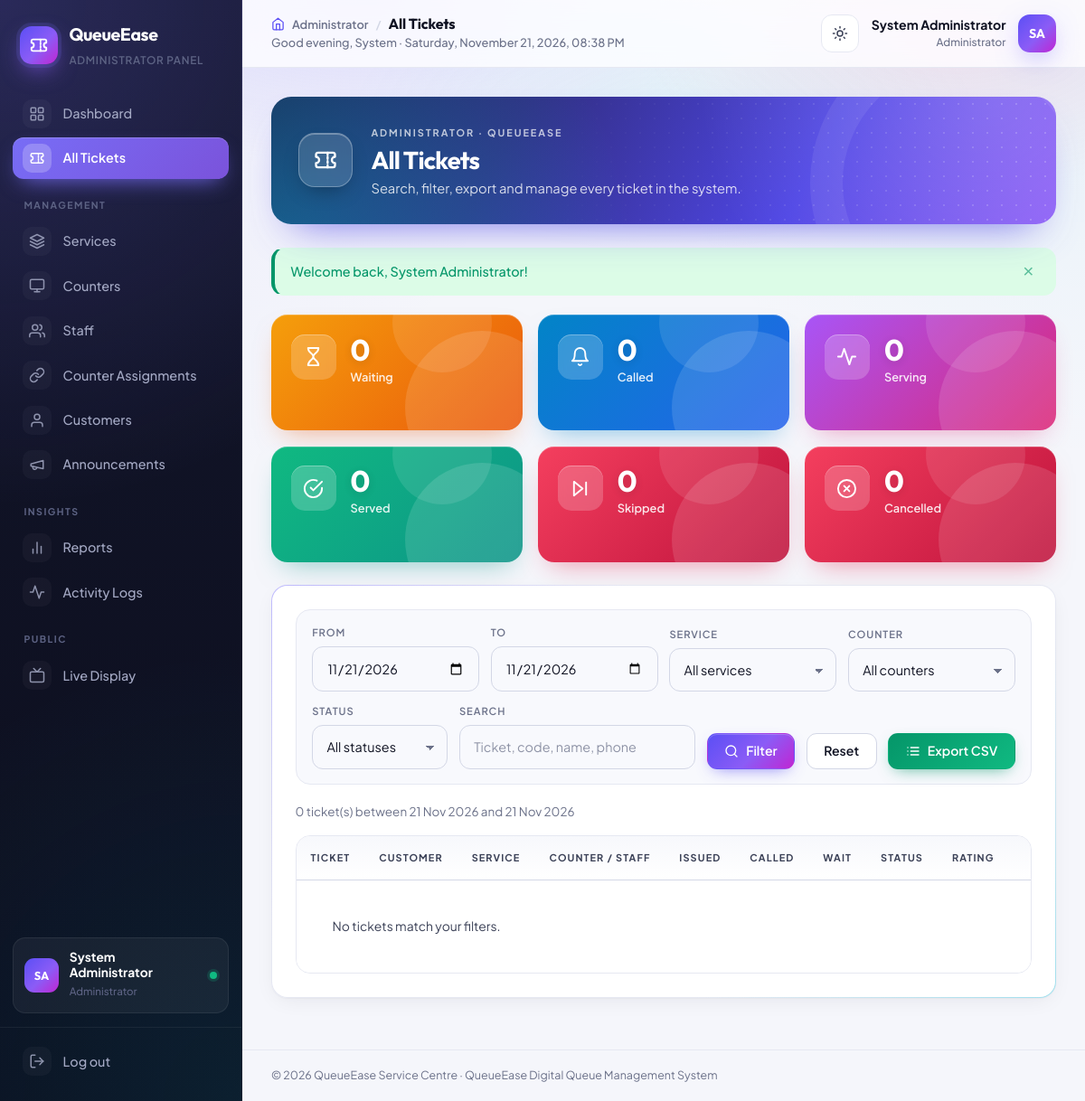
Screenshot of /admin/tickets.php (signed in) with the database file from the repository.
### tables this page shows
CREATE TABLE users (
    id              INT UNSIGNED NOT NULL AUTO_INCREMENT,
    full_name       VARCHAR(100) NOT NULL,
    email           VARCHAR(150) NOT NULL,
    phone           VARCHAR(20)  DEFAULT NULL,
    password_hash   VARCHAR(255) NOT NULL,
    role            ENUM('admin','staff','customer') NOT NULL DEFAULT 'customer',
    is_active       TINYINT(1)   NOT NULL DEFAULT 1,
    last_login_at   DATETIME     DEFAULT NULL,
    created_at      TIMESTAMP    NOT NULL DEFAULT CURRENT_TIMESTAMP,
    updated_at      TIMESTAMP    NOT NULL DEFAULT CURRENT_TIMESTAMP ON UPDATE CURRENT_TIMESTAMP,
    PRIMARY KEY (id),
    UNIQUE KEY uq_users_email (email),
    KEY idx_users_role (role)
);

### includes/functions.php (called while the page is built, shortened)
<?php
function e($value): string
{
    return htmlspecialchars((string) ($value ?? ''), ENT_QUOTES, 'UTF-8');
}
function url(string $path = ''): string
{
    return BASE_URL . '/' . ltrim($path, '/');
}
function get_flashes(): array
{
    $flashes = $_SESSION['flash'] ?? [];
    return $flashes;
}
function get(string $key, string $default = ''): string
{
    $value = $_GET[$key] ?? $default;
    return is_string($value) ? trim($value) : $default;
}
function int_param(string $key, string $source = 'any'): int
{
    if ($source === 'post') {
        $value = $_POST[$key] ?? 0;
    } elseif ($source === 'get') {
        $value = $_GET[$key] ?? 0;
    } else {
        $value = $_POST[$key] ?? $_GET[$key] ?? 0;
    }
    $int = filter_var($value, FILTER_VALIDATE_INT, ['options' => ['min_range' => 1]]);
    return $int === false ? 0 : (int) $int;
}
function valid_date(string $date): bool
{
    $d = DateTime::createFromFormat('Y-m-d', $date);
    return $d !== false && $d->format('Y-m-d') === $date;
}
function format_datetime(?string $value, string $format = 'd M Y, h:i A'): string
{
    return date($format, strtotime($value));
}
function paginate(int $totalRows, int $perPage = ITEMS_PER_PAGE): array
{
    $pages = max(1, (int) ceil($totalRows / $perPage));
    $page  = min(max(1, int_param('page', 'get') ?: 1), $pages);
    return [
        'page'   => $page,
        'pages'  => $pages,
        'offset' => ($page - 1) * $perPage,
        'limit'  => $perPage,
        'total'  => $totalRows,
    ];
}

### includes/auth.php (called while the page is built, shortened)
<?php
function current_user(): ?array
{
    return $_SESSION['user'] ?? null;
}
function is_logged_in(): bool
{
    return !empty($_SESSION['user']['id']);
}
function require_login(bool $json = false): array
{
    $stmt = db()->prepare('SELECT id, full_name, email, role, is_active FROM users WHERE id = ?');
    $stmt->execute([$_SESSION['user']['id']]);
    return $_SESSION['user'];
}
function require_role($roles, bool $json = false): array
{
    $user  = require_login($json);
    return $user;
}

### config/database.php (called while the page is built)
<?php
function db(): PDO
{
    static $pdo = null;
    if ($pdo === null) {
        $dsn = 'mysql:host=' . DB_HOST . ';port=' . DB_PORT . ';dbname=' . DB_NAME . ';charset=utf8mb4';
        $options = [
            PDO::ATTR_ERRMODE            => PDO::ERRMODE_EXCEPTION,
            PDO::ATTR_DEFAULT_FETCH_MODE => PDO::FETCH_ASSOC,
            PDO::ATTR_EMULATE_PREPARES   => false,
        ];
        try {
            $pdo = new PDO($dsn, DB_USER, DB_PASS, $options);
            $offset = (new DateTime('now'))->format('P');
            $pdo->exec("SET time_zone = '" . $offset . "'");
        } catch (PDOException $e) {
            http_response_code(500);
            $message = APP_DEBUG
                ? 'Database connection failed: ' . $e->getMessage()
                : 'Database connection failed. Please contact the administrator.';
            exit('<div style="font-family:sans-serif;padding:2rem;color:#b91c1c">'
                . htmlspecialchars($message, ENT_QUOTES, 'UTF-8')
                . '<br><small>Check that MySQL is running in XAMPP and that the database "'
                . htmlspecialchars(DB_NAME, ENT_QUOTES, 'UTF-8') . '" has been imported.</small></div>');
        }
    }
    return $pdo;
}

### includes/queue_functions.php (called while the page is built, shortened)
<?php
function ticket_select_sql(): string
{
    return "SELECT t.*, s.name AS service_name, s.prefix, c.name AS counter_name, c.location AS counter_location,
                   cu.full_name AS customer_name, cu.phone AS customer_phone, cu.is_guest,
                   u.full_name AS staff_name,
                   fb.rating AS feedback_rating, fb.comment AS feedback_comment
              FROM queue_tickets t
              LEFT JOIN service_feedback fb ON fb.ticket_id = t.id
              JOIN services s       ON s.id = t.service_id
              LEFT JOIN counters c  ON c.id = t.counter_id
              LEFT JOIN customers cu ON cu.id = t.customer_id
              LEFT JOIN users u     ON u.id = t.served_by";
}

### admin/tickets.php (the view, shortened to what this page needs)
<?php
require_role('admin');
$pdo = db();
$statuses = ['waiting', 'called', 'serving', 'served', 'skipped', 'cancelled'];
$from      = valid_date(get('from')) ? get('from') : date('Y-m-d');
$to        = valid_date(get('to')) ? get('to') : date('Y-m-d');
$q         = get('q');
$where  = ['t.ticket_date BETWEEN ? AND ?'];
$params = [$from, $to];
$whereSql = implode(' AND ', $where);
$stmt = $pdo->prepare(
    "SELECT t.status, COUNT(*) AS total FROM queue_tickets t LEFT JOIN customers cu ON cu.id = t.customer_id
      WHERE $whereSql GROUP BY t.status"
);
$stmt->execute($params);
$counts = $stmt->fetchAll(PDO::FETCH_KEY_PAIR);
$pager  = paginate((int) array_sum($counts));
$stmt = $pdo->prepare(ticket_select_sql() . " WHERE $whereSql ORDER BY t.created_at DESC, t.id DESC LIMIT {$pager['limit']} OFFSET {$pager['offset']}");
$stmt->execute($params);
$tickets = $stmt->fetchAll();
$pageTitle  = 'All Tickets';
$activeMenu = 'tickets';
require __DIR__ . '/../includes/header.php';
?>
<div class="stats-grid">
    <?php
    $tones = ['waiting' => 'warning', 'called' => 'info', 'serving' => 'purple', 'served' => 'success', 'skipped' => 'danger', 'cancelled' => 'danger'];
    $icons = ['waiting' => 'hourglass', 'called' => 'bell', 'serving' => 'activity', 'served' => 'check-circle', 'skipped' => 'skip', 'cancelled' => 'x-circle'];
    foreach ($statuses as $s): ?>
        <div class="stat-card"><span class="stat-icon tone-<?= $tones[$s] ?>"><?= icon($icons[$s]) ?></span><div><div class="stat-value"><?= (int) ($counts[$s] ?? 0) ?></div><div class="stat-label"><?= ucfirst($s) ?></div></div></div>
    <?php endforeach; ?>
</div>
<div class="card">
    <form class="filter-bar" method="get">
        <div class="form-group"><label for="from">From</label><input type="date" id="from" name="from" class="form-control" value="<?= e($from) ?>"></div>
        <div class="form-group"><label for="to">To</label><input type="date" id="to" name="to" class="form-control" value="<?= e($to) ?>"></div>
        <div class="form-group">
            <label for="service">Service</label>
            <select id="service" name="service" class="form-control">
                <option value="">All services</option>
            </select>
        </div>
        <div class="form-group">
            <label for="counter">Counter</label>
            <select id="counter" name="counter" class="form-control">
                <option value="">All counters</option>
            </select>
        </div>
        <div class="form-group">
            <label for="status">Status</label>
            <select id="status" name="status" class="form-control">
                <option value="">All statuses</option>
            </select>
        </div>
        <div class="form-group grow"><label for="q">Search</label><input type="search" id="q" name="q" class="form-control" value="<?= e($q) ?>" placeholder="Ticket, code, name, phone"></div>
        <button class="btn btn-primary" type="submit"><?= icon('search') ?> Filter</button>
        <a class="btn btn-outline" href="<?= url('admin/tickets.php') ?>">Reset</a>
        <a class="btn btn-success" href="?<?= e(http_build_query(array_merge($_GET, ['export' => 'csv', 'page' => null]))) ?>"><?= icon('list') ?> Export CSV</a>
    </form>
    <p class="small muted"><?= (int) $pager['total'] ?> ticket(s) between <?= e(format_datetime($from, 'd M Y')) ?> and <?= e(format_datetime($to, 'd M Y')) ?></p>
    <div class="table-responsive">
        <table class="table">
            <thead><tr><th>Ticket</th><th>Customer</th><th>Service</th><th>Counter / Staff</th><th>Issued</th><th>Called</th><th>Wait</th><th>Status</th><th>Rating</th><th></th></tr></thead>
            <tbody>
            <?php if (!$tickets): ?>
                <tr><td colspan="10" class="table-empty">No tickets match your filters.</td></tr>
            <?php endif; ?>
            </tbody>
        </table>
    </div>
</div>
<?php require __DIR__ . '/../includes/footer.php'; ?>

### includes/header.php (shortened to what this page needs)
<?php
$pageTitle  = $pageTitle ?? 'Dashboard';
$activeMenu = $activeMenu ?? '';
$user       = current_user();
$role       = $user['role'] ?? '';
$menus = [
    'admin' => [
        ['dashboard',     'Dashboard',       'admin/dashboard.php',      'dashboard'],
        ['tickets',       'All Tickets',     'admin/tickets.php',        'ticket'],
        ['section',       'Management'],
        ['services',      'Services',        'admin/services.php',       'layers'],
        ['counters',      'Counters',        'admin/counters.php',       'monitor'],
        ['staff',         'Staff',           'admin/staff.php',          'users'],
        ['assignments',   'Counter Assignments', 'admin/assignments.php', 'link'],
        ['customers',     'Customers',       'admin/customers.php',      'user'],
        ['announcements', 'Announcements',   'admin/announcements.php',  'megaphone'],
        ['section',       'Insights'],
        ['reports',       'Reports',         'reports/index.php',        'chart'],
        ['logs',          'Activity Logs',   'admin/activity_logs.php',  'activity'],
        ['section',       'Public'],
        ['display',       'Live Display',    'public/display.php',       'tv', true],
    ],
    'staff' => [
        ['dashboard', 'Counter Console',   'staff/dashboard.php', 'counter'],
        ['waiting',   'Waiting Customers', 'staff/waiting.php',   'list'],
        ['history',   'Service History',   'staff/history.php',   'history'],
        ['section',   'Public'],
        ['display',   'Live Display',      'public/display.php',  'tv', true],
    ],
    'customer' => [
        ['dashboard', 'My Dashboard',     'customer/dashboard.php',  'dashboard'],
        ['services',  'Get a Ticket',     'customer/get_ticket.php', 'ticket'],
        ['history',   'My Ticket History', 'customer/history.php',   'history'],
        ['section',   'Public'],
        ['display',   'Live Display',     'public/display.php',      'tv', true],
    ],
];
$roleLabels = ['admin' => 'Administrator', 'staff' => 'Staff', 'customer' => 'Customer'];
$pageIcon = 'dashboard';
foreach ($menus[$role] ?? [] as $item) {
    if ($item[0] === $activeMenu && isset($item[3])) {
        $pageIcon = $item[3];
    }
}
$subtitles = [
    'admin' => [
        'tickets'       => 'Search, filter, export and manage every ticket in the system.',
        'services'      => 'Create the services customers can queue for and set their ticket prefixes.',
        'counters'      => 'Open, close and organise the service points that call customers.',
        'staff'         => 'Register staff accounts and control who can serve customers.',
        'assignments'   => 'Decide which staff member works at which counter.',
        'customers'     => 'Manage registered and walk-in customers.',
        'announcements' => 'Publish notices for the live display and customer pages.',
        'reports'       => 'Measure waiting times, service performance and customer satisfaction.',
        'logs'          => 'A complete audit trail of logins, changes and queue actions.',
    ],
    'staff' => [
        'waiting' => 'Everyone waiting for your services today, in order.',
        'history' => 'Every customer you have called, served or skipped.',
    ],
    'customer' => [
        'services' => 'Choose a service and join the queue in one click.',
        'history'  => 'All your tickets, past and present.',
    ],
];
$pageSubtitle = $pageSubtitle ?? ($subtitles[$role][$activeMenu] ?? '');
$showPageHero = $activeMenu !== 'dashboard' && empty($hidePageHero);
$initials   = strtoupper(implode('', array_map(fn($w) => mb_substr($w, 0, 1), array_slice(explode(' ', $user['name'] ?? 'U'), 0, 2))));
?>
<!DOCTYPE html>
<html lang="en">
<head>
    <link rel="stylesheet" href="<?= url('assets/css/style.css') ?>">
    <link rel="stylesheet" href="<?= url('assets/css/print.css') ?>" media="print">
</head>
<body class="app-body role-<?= e($role) ?>">
<div class="app-shell">
    <aside class="sidebar" id="sidebar">
        <div class="sidebar-brand">
            <span class="brand-logo"><?= icon('ticket') ?></span>
            <div>
                <strong><?= e(APP_NAME) ?></strong>
                <small><?= e($roleLabels[$role] ?? '') ?> Panel</small>
            </div>
        </div>
        <nav class="sidebar-nav">
            <?php foreach ($menus[$role] ?? [] as $item): ?>
                <?php if ($item[0] === 'section'): ?>
                    <div class="nav-section"><?= e($item[1]) ?></div>
                <?php else: ?>
                    <a href="<?= url($item[2]) ?>" class="nav-link<?= $activeMenu === $item[0] ? ' active' : '' ?>"<?= !empty($item[4]) ? ' target="_blank" rel="noopener"' : '' ?>>
                        <?= icon($item[3]) ?><span><?= e($item[1]) ?></span>
                    </a>
                <?php endif; ?>
            <?php endforeach; ?>
        </nav>
        <div class="sidebar-profile">
            <span class="avatar"><?= e($initials) ?></span>
            <div><strong><?= e($user['name'] ?? '') ?></strong><small><?= e($roleLabels[$role] ?? '') ?></small></div>
            <span class="status-dot" title="Online"></span>
        </div>
        <form method="post" action="<?= url('logout.php') ?>" class="sidebar-logout">
            <button type="submit" class="nav-link nav-button"><?= icon('logout') ?><span>Log out</span></button>
        </form>
    </aside>
    <div class="main-area">
        <header class="topbar">
            <div class="topbar-title">
                <div class="crumbs"><?= icon('home', 'icon crumb-icon') ?><span><?= e($roleLabels[$role] ?? '') ?></span><span class="crumb-sep">/</span><h1><?= e($pageTitle) ?></h1></div>
                <span class="topbar-date"><span data-greeting data-name="<?= e(explode(' ', $user['name'] ?? '')[0]) ?>"></span><span data-live-clock><?= e(date('l, d F Y')) ?></span></span>
            </div>
            <div class="topbar-user">
                <button class="icon-btn theme-toggle" type="button" data-theme-toggle aria-label="Switch light or dark mode" title="Light / dark mode">
                    <?= icon('sun', 'icon icon-sun') ?><?= icon('moon', 'icon icon-moon') ?>
                </button>
                <div class="user-meta">
                    <strong><?= e($user['name'] ?? '') ?></strong>
                    <small><?= e($roleLabels[$role] ?? '') ?></small>
                </div>
                <span class="avatar"><?= e($initials) ?></span>
            </div>
        </header>
        <main class="content">
            <?php if ($showPageHero): ?>
                <section class="page-hero">
                    <span class="page-hero-icon"><?= icon($pageIcon) ?></span>
                    <div class="page-hero-text">
                        <span class="page-hero-eyebrow"><?= e($roleLabels[$role] ?? '') ?> &middot; <?= e(APP_NAME) ?></span>
                        <h2><?= e($pageTitle) ?></h2>
                        <?php if ($pageSubtitle !== ''): ?><p><?= e($pageSubtitle) ?></p><?php endif; ?>
                    </div>
                </section>
            <?php endif; ?>
            <?php foreach (get_flashes() as $flash): ?>
                <div class="alert alert-<?= e($flash['type']) ?>" data-dismissible>
                    <span><?= e($flash['message']) ?></span>
                    <button type="button" class="alert-close" aria-label="Close">&times;</button>
                </div>
            <?php endforeach; ?>

### rows the page displays
users: role "ADMINISTRATOR", full_name "SA", full_name "System Administrator", role "Administrator"

### other values shown
APP_NAME "QueueEase"
$item[1] "Dashboard"
$item[1] "All Tickets"
$item[1] "MANAGEMENT"
$item[1] "Services"
$item[1] "Counters"
$item[1] "Staff"
$item[1] "Counter Assignments"
$item[1] "Customers"
$item[1] "Announcements"
$item[1] "INSIGHTS"
$item[1] "Reports"
$item[1] "Activity Logs"
$item[1] "PUBLIC"
$item[1] "Live Display"
